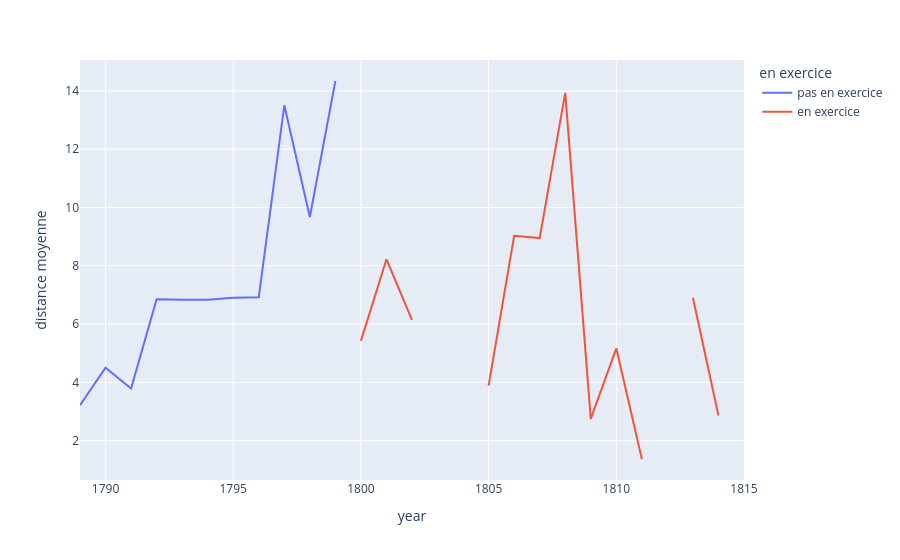

The notebook cell saved with this chart:
### Code cell
px.line(distance_moyenne, x= "year", y = "distance moyenne", color = 'en exercice')

### Figure 1 — Plotly figure (JSON) as saved in the notebook; plotly's stock layout.template omitted (floating-point values rounded to 4 significant figures)
{"data": [{"hovertemplate": "en exercice=pas en exercice<br>year=%{x}<br>distance moyenne=%{y}<extra></extra>", "legendgroup": "pas en exercice", "line": {"color": "#636efa", "dash": "solid"}, "marker": {"symbol": "circle"}, "mode": "lines", "name": "pas en exercice", "orientation": "v", "showlegend": true, "type": "scatter", "x": [1789, 1790, 1791, 1792, 1793, 1794, 1795, 1796, 1797, 1798, 1799], "xaxis": "x", "y": [3.213, 4.503, 3.787, 6.85, 6.836, 6.834, 6.901, 6.917, 13.51, 9.672, 14.34], "yaxis": "y"}, {"hovertemplate": "en exercice=en exercice<br>year=%{x}<br>distance moyenne=%{y}<extra></extra>", "legendgroup": "en exercice", "line": {"color": "#EF553B", "dash": "solid"}, "marker": {"symbol": "circle"}, "mode": "lines", "name": "en exercice", "orientation": "v", "showlegend": true, "type": "scatter", "x": [1800, 1801, 1802, 1803, 1804, 1805, 1806, 1807, 1808, 1809, 1810, 1811, 1812, 1813, 1814, 1815], "xaxis": "x", "y": [5.424, 8.222, 6.144, null, null, 3.886, 9.026, 8.95, 13.93, 2.745, 5.168, 1.371, null, 6.906, 2.86, null], "yaxis": "y"}], "layout": {"autosize": true, "legend": {"title": {"text": "en exercice"}, "tracegroupgap": 0}, "margin": {"t": 60}, "xaxis": {"anchor": "y", "autorange": true, "domain": [0, 1], "range": [1789, 1815], "title": {"text": "year"}, "type": "linear"}, "yaxis": {"anchor": "x", "autorange": true, "domain": [0, 1], "range": [0.6504, 15.06], "title": {"text": "distance moyenne"}, "type": "linear"}}}
